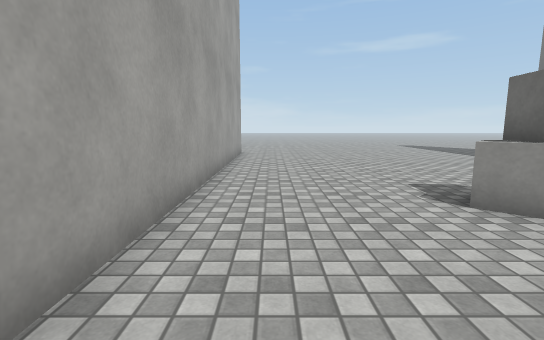
[1] (above)

16 first-person views from a walk through a 3-D level made in the Unity game engine. The camera is 1.2 m above the floor, tilts 8° down and sees 85° across. The floor is counted in squares, 1 m on a side. Each view is taken from the middle of a square. On the plan, view 1 faces up. The plan holds only what a view shows up to about 13 squares ahead; the rest is blank. The place goes on beyond the plan. The player is left out. Surface patterns are stand-ins for the level's own textures.

[2]
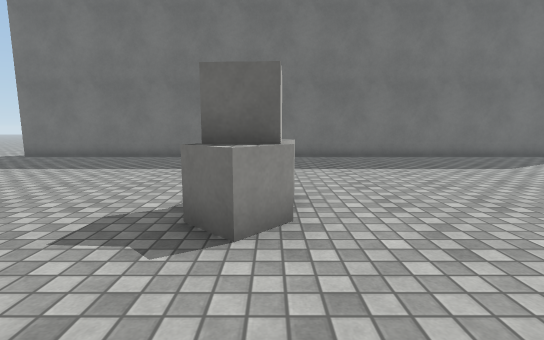

[3]
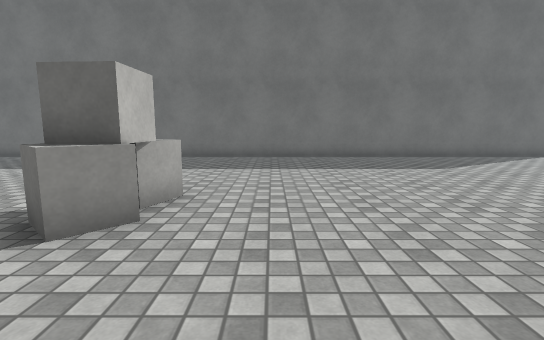

[4]
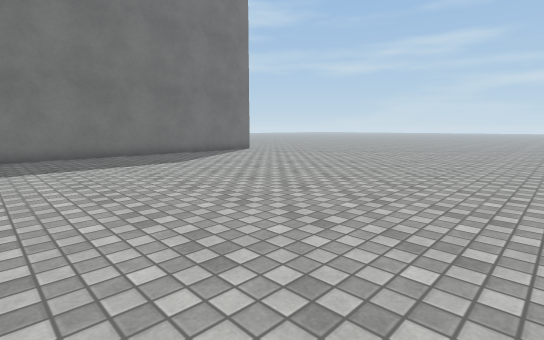

[5]
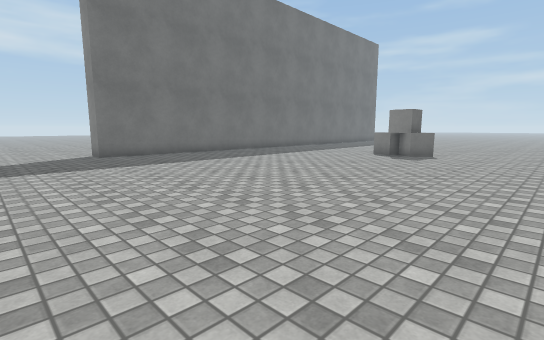

[6]
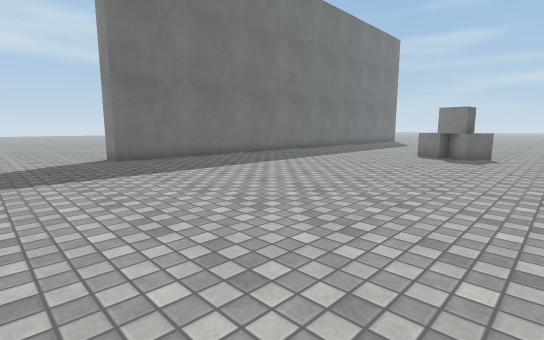

[7]
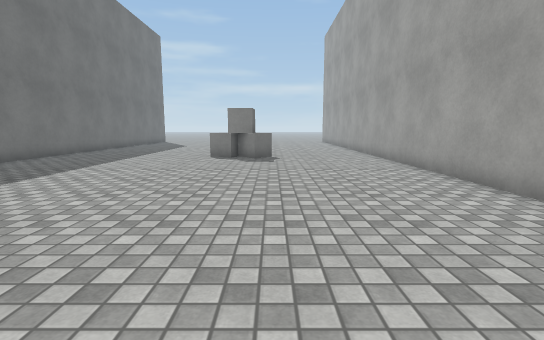

[8]
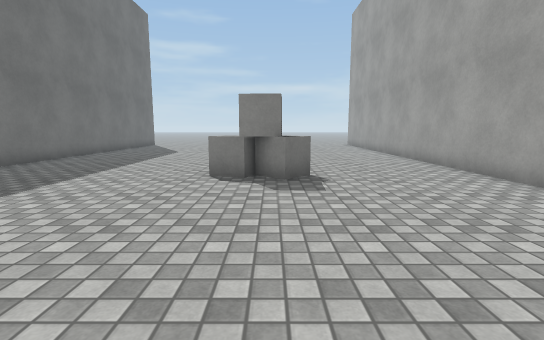

[9]
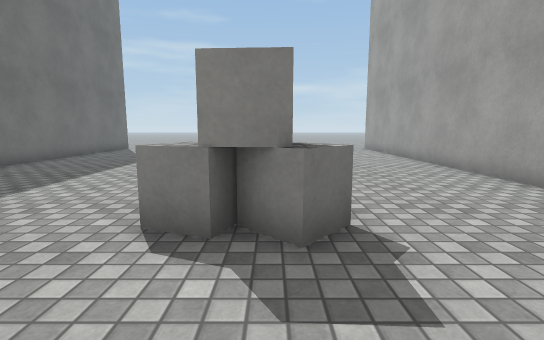

[10]
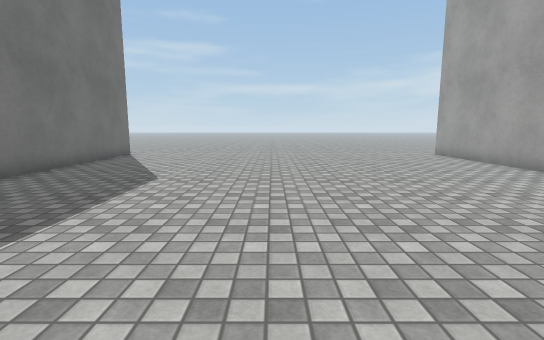

[11]
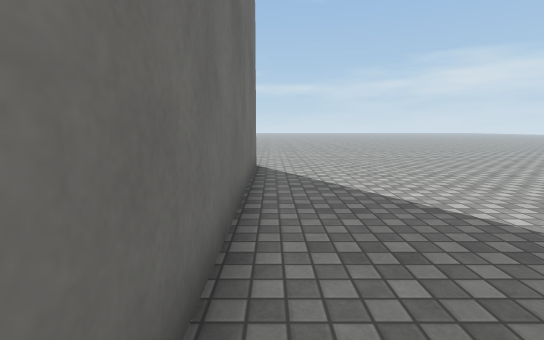

[12]
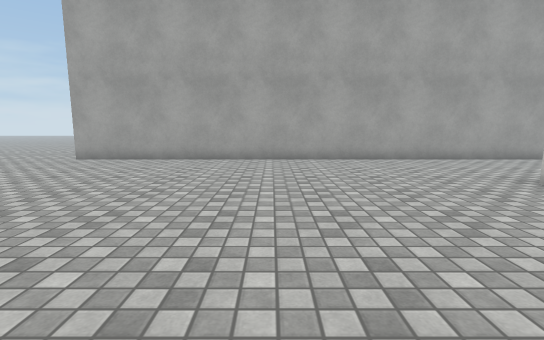

[13]
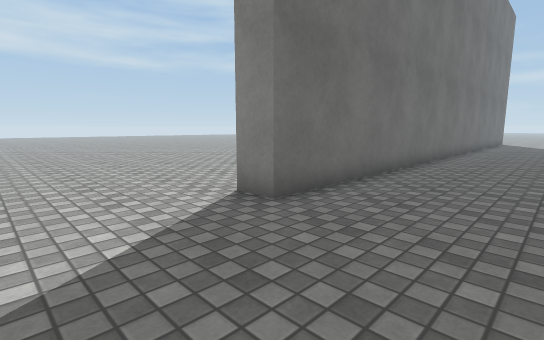

[14]
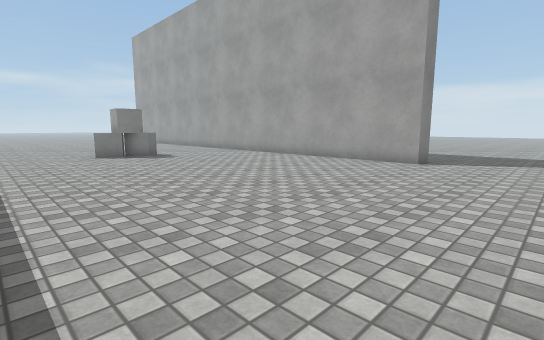

[15]
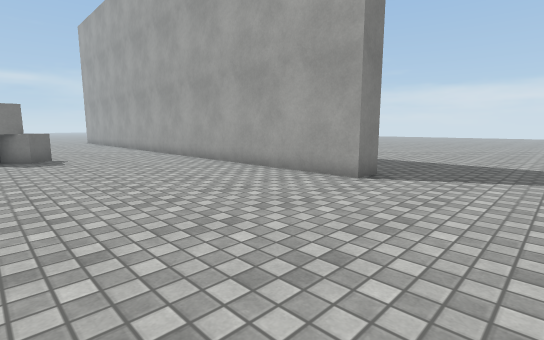

[16]
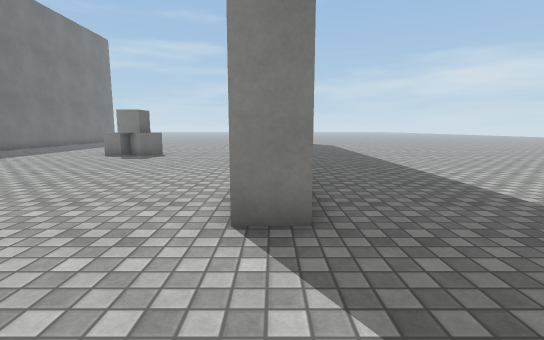

### Floor plan
Points are (right, up) in squares from view 1. A wall is a line through its corners. A room is listed if a view was taken in it or the views show most of it. See-through windows are left out.
Room 1 (views 1, 2, 3, 4, 6, 7, 8, 9, 10, 11, 12, 13, 14, 15)
walls: (-1.5, 13.5) (-1.5, -9.6); (12.5, -9.6) (12.5, 14.5) (13.6, 14.5)
ways out: opening at (-2, -10.5) to room 2; opening at (-1, 16) to room 2; opening at (14, 16)
objects: other object (3, 4) to (4, 5); other object (5, 4) to (5, 5)
Room 2 (views 5, 16)
walls: (-2.5, 14.5) (-1.5, 14.5) (-1.5, 13.5)
ways out: opening at (-2, -10.5) to room 1; opening at (-1, 16) to room 1

Where each view was taken, in squares from view 1:
view 1: 0 up, 0 right, facing up
view 2: 4 up, 0 right, facing right
view 3: 2 up, 0 right, facing right
view 4: 2 up, 1 left, facing down-right
view 5: 18 up, 1 left, facing down-right
view 6: 18 up, 1 right, facing down-right
view 7: 17 up, 3 right, facing down
view 8: 12 up, 4 right, facing down
view 9: 8 up, 4 right, facing down
view 10: 4 up, 6 right, facing down
view 11: 0 up, 12 right, facing down
view 12: 2 down, 10 right, facing left
view 13: 18 up, 9 right, facing down-right
view 14: 18 up, 9 right, facing down-left
view 15: 18 up, 5 right, facing down-left
view 16: 18 up, 2 left, facing down
